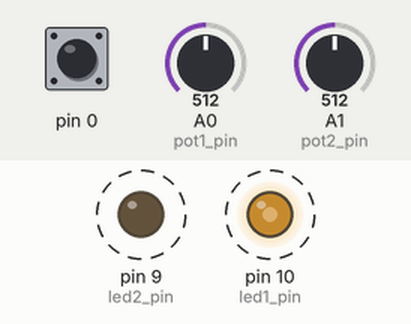
The sketch below on a simulated Arduino Uno, built with avr-gcc and run on an emulated ATmega328P. Shown: output pins drawn as LEDs (lit = HIGH). Dashed ring = blinking. The test bench sets the inputs (shaded band); at power-on: A0 (pot1_pin) = 512, A1 (pot2_pin) = 512, pin 0 HIGH.

Above: at 1.29 s.
1.3 s: A0 (pot1_pin) set to 0
At 2.4 s:
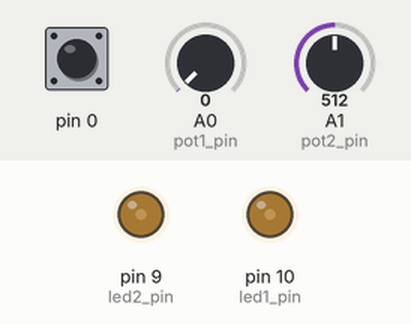
2.8 s: A1 (pot2_pin) set to 1009
At 4.0 s:
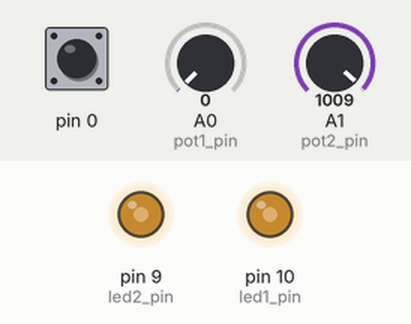
4.3 s: A1 (pot2_pin) set to 1020
At 4.8 s:
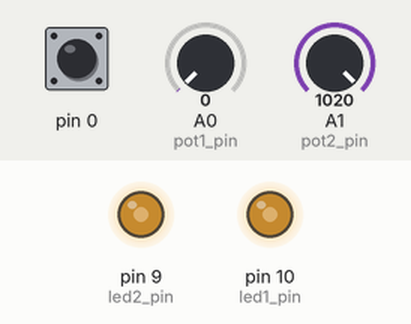
7.3 s: A0 (pot1_pin) set to 3
10.3 s: A0 (pot1_pin) set to 122
At 11.17 s:
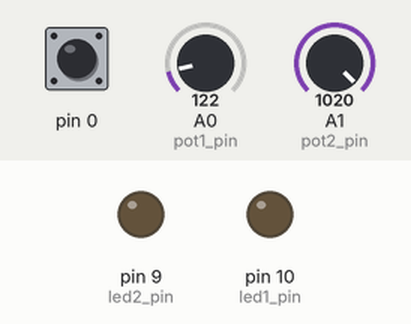
13.3 s: A1 (pot2_pin) set to 716
Timing chart, 0 to 17.3 s (numbered marks = the images above; inputs shaded):
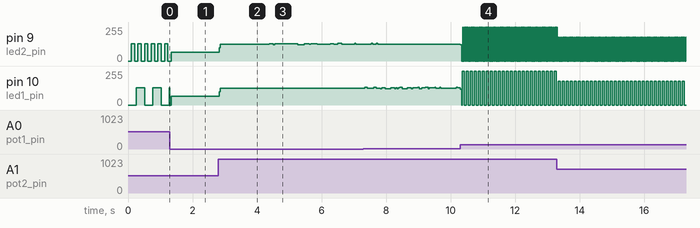

The sketch:

class1_-_5_analogWrite.ino
```cpp
//Have the LED fade rather than just be on or off

int led1_pin =  10;  // The pin for LED1
int led1_state = 0;  // The state of LED1

int led2_pin =  9;  // The LED2 pin
int led2_state = 0;

unsigned long  previous_time1 = 0;  // will store the last time LED1 was updated
unsigned long  previous_time2 = 0;  // will store the last time LED2 was updated

unsigned long current_time;

unsigned long interval1 = 50;  //the interval that LED1 will change
unsigned long interval2 = 50;  //the interval that LED2 will change

int button_pin; //pin one side of the button is connected to
int button_state; //where we will store if the reading on the pin is high or low.

int pot1_value;
int pot1_pin = A0;

int pot2_value;
int pot2_pin = A1;

void setup() {
  // set both LED pins as output:
  pinMode(led1_pin, OUTPUT);
  pinMode(led2_pin, OUTPUT);
  pinMode(button_pin, INPUT_PULLUP);

}

void loop()
{
  current_time = millis();

  button_state = digitalRead(button_pin); //if the button is not being pressed it will read HIGH. if it pressed it will read LOW

  pot1_value = analogRead(A0); //Read the analog voltage at pin A0. Returns 0 for 0 volts and 1023 for the max voltage (3.3V)
  interval1 = pot1_value / 2;
  interval2 = pot1_value / 5;

  //The analog read value is 0-1024 but analogWrite is 0-255 so we divide by 4.
  //  See the class 1 notes for more info on bits and bytes
  pot2_value = analogRead(A1) / 4;


  if (current_time - previous_time1 > interval1) {
    previous_time1 = current_time;

    if (led1_state == LOW) {
      led1_state = HIGH;
    }
    else {
      led1_state = LOW;
    }
    //Since the state is 1 or 0 it's off half the time, on at our new pot reading the other half
    // Only pins marked "PWM" can do analogWrite.
    analogWrite(led1_pin, led1_state*pot2_value);

  }


  if (current_time - previous_time2 > interval2) {
    previous_time2 = current_time;

    if (led2_state == 0) {
      led2_state = 1;
    }
    else {
      led2_state = 0;
    }
    analogWrite(led2_pin, led2_state*pot2_value);
  }
}
```

Measured:
- after the input at 2.8 s, pin 9 (led2_pin): 64/255 → 125/255 at once; pin 10 (led1_pin): 65/255 → 127/255 at once
